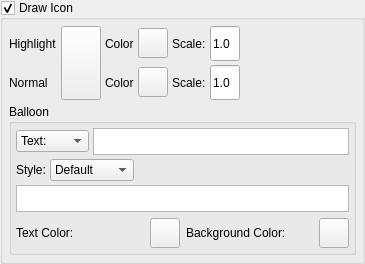
                        <widget class="QGroupBox" name="siteIconGroup">
                          <property name="enabled">
                            <bool>true</bool>
                          </property>
                          <property name="title">
                            <string>Draw Icon</string>
                          </property>
                          <property name="checkable">
                            <bool>true</bool>
                          </property>
                          <layout class="QGridLayout">
                            <property name="margin">
                              <number>6</number>
                            </property>
                            <property name="spacing">
                              <number>4</number>
                            </property>
                            <item row="1" column="0">
                              <widget class="QGroupBox" name="balloonStyleBox">
                                <property name="sizePolicy">
                                  <sizepolicy>
                                    <hsizetype>7</hsizetype>
                                    <vsizetype>5</vsizetype>
                                    <horstretch>0</horstretch>
                                    <verstretch>0</verstretch>
                                  </sizepolicy>
                                </property>
                                <property name="title">
                                  <string>Balloon</string>
                                </property>
                                <layout class="QGridLayout">
                                  <property name="margin">
                                    <number>4</number>
                                  </property>
                                  <property name="spacing">
                                    <number>4</number>
                                  </property>
                                  <item row="2" column="0" rowspan="1" colspan="2">
                                    <widget class="QFrame" name="balloon_details_frame">
                                      <property name="frameShape">
                                        <enum>QFrame::NoFrame</enum>
                                      </property>
                                      <property name="frameShadow">
                                        <enum>QFrame::Raised</enum>
                                      </property>
                                      <layout class="QGridLayout">
                                        <property name="margin">
                                          <number>0</number>
                                        </property>
                                        <item row="0" column="0">
                                          <widget class="QStackedWidget" name="balloon_style_stack">
                                            <widget class="QWidget" name="WStackPage">
                                              <attribute name="id">
                                                <number>0</number>
                                              </attribute>
                                              <layout class="QGridLayout">
                                                <property name="margin">
                                                  <number>0</number>
                                                </property>
                                                <item row="0" column="0">
                                                  <widget class="QTextEdit" name="balloon_style_text">
                                                    <property name="maximumSize">
                                                      <size>
                                                        <width>32767</width>
                                                        <height>27</height>
                                                      </size>
                                                    </property>
                                                    <property name="readOnly">
                                                      <bool>true</bool>
                                                    </property>
                                                  </widget>
                                                </item>
                                              </layout>
                                            </widget>
                                            <widget class="QWidget" name="WStackPage">
                                              <attribute name="id">
                                                <number>1</number>
                                              </attribute>
                                              <layout class="QGridLayout">
                                                <property name="margin">
                                                  <number>0</number>
                                                </property>
                                                <item row="0" column="0">
                                                  <widget class="QCheckBox" name="balloon_header_check">
                                                    <property name="text">
                                                      <string>Use Label as Title</string>
                                                    </property>
                                                  </widget>
                                                </item>
                                                <item row="0" column="1">
                                                  <widget class="QCheckBox" name="balloon_directions_check">
                                                    <property name="text">
                                                      <string>Directions</string>
                                                    </property>
                                                  </widget>
                                                </item>
                                              </layout>
                                            </widget>
                                          </widget>
                                        </item>
                                        <item row="1" column="0">
                                          <layout class="QHBoxLayout">
                                            <item>
                                              <widget class="QLabel" name="textLabel2">
                                                <property name="text">
                                                  <string>Text Color:</string>
                                                </property>
                                                <property name="wordWrap">
                                                  <bool>false</bool>
                                                </property>
                                              </widget>
                                            </item>
                                            <item>
                                              <widget class="QPushButton" name="balloon_textcolor_btn">
                                                <property name="enabled">
                                                  <bool>true</bool>
                                                </property>
                                                <property name="minimumSize">
                                                  <size>
                                                    <width>30</width>
                                                    <height>30</height>
                                                  </size>
                                                </property>
                                                <property name="maximumSize">
                                                  <size>
                                                    <width>30</width>
                                                    <height>30</height>
                                                  </size>
                                                </property>
                                                <property name="text">
                                                  <string/>
                                                </property>
                                              </widget>
                                            </item>
                                            <item>
                                              <widget class="QLabel" name="textLabel1_3">
                                                <property name="text">
                                                  <string>Background Color:</string>
                                                </property>
                                                <property name="wordWrap">
                                                  <bool>false</bool>
                                                </property>
                                              </widget>
                                            </item>
                                            <item>
                                              <widget class="QPushButton" name="balloon_bgcolor_btn">
                                                <property name="enabled">
                                                  <bool>true</bool>
                                                </property>
                                                <property name="minimumSize">
                                                  <size>
                                                    <width>30</width>
                                                    <height>30</height>
                                                  </size>
                                                </property>
                                                <property name="maximumSize">
                                                  <size>
                                                    <width>30</width>
                                                    <height>30</height>
                                                  </size>
                                                </property>
                                                <property name="text">
                                                  <string/>
                                                </property>
                                              </widget>
                                            </item>
                                          </layout>
                                        </item>
                                      </layout>
                                    </widget>
                                  </item>
                                  <item row="0" column="0">
                                    <widget class="QComboBox" name="popupTextModeCombo">
                                      <item>
                                        <property name="text">
                                          <string>Text:</string>
                                        </property>
                                      </item>
                                      <item>
                                        <property name="text">
                                          <string>JS Text:</string>
                                        </property>
                                      </item>
                                    </widget>
                                  </item>
                                  <item row="0" column="1">
                                    <widget class="QTextEdit" name="sitePopupText">
                                      <property name="maximumSize">
                                        <size>
                                          <width>32767</width>
                                          <height>27</height>
                                        </size>
                                      </property>
                                      <property name="readOnly">
                                        <bool>true</bool>
                                      </property>
                                    </widget>
                                  </item>
                                  <item row="1" column="0" rowspan="1" colspan="2">
                                    <layout class="QHBoxLayout">
                                      <item>
                                        <widget class="QLabel" name="textLabel1_4">
                                          <property name="text">
                                            <string>Style:</string>
                                          </property>
                                          <property name="wordWrap">
                                            <bool>false</bool>
                                          </property>
                                        </widget>
                                      </item>
                                      <item>
                                        <widget class="QComboBox" name="balloon_style_options">
                                          <property name="currentIndex">
                                            <number>0</number>
                                          </property>
                                          <item>
                                            <property name="text">
                                              <string>Default</string>
                                            </property>
                                          </item>
                                          <item>
                                            <property name="text">
                                              <string>Advanced</string>
                                            </property>
                                          </item>
                                        </widget>
                                      </item>
                                      <item>
                                        <spacer name="spacer33">
                                          <property name="sizeHint">
                                            <size>
                                              <width>12</width>
                                              <height>20</height>
                                            </size>
                                          </property>
                                          <property name="sizeType">
                                            <enum>QSizePolicy::Expanding</enum>
                                          </property>
                                          <property name="orientation">
                                            <enum>Qt::Horizontal</enum>
                                          </property>
                                        </spacer>
                                      </item>
                                    </layout>
                                  </item>
                                </layout>
                              </widget>
                            </item>
                            <item row="0" column="0">
                              <layout class="QGridLayout">
                                <item row="1" column="1">
                                  <layout class="QHBoxLayout">
                                    <item>
                                      <widget class="QLabel" name="textLabel7">
                                        <property name="enabled">
                                          <bool>true</bool>
                                        </property>
                                        <property name="text">
                                          <string>Color</string>
                                        </property>
                                        <property name="wordWrap">
                                          <bool>false</bool>
                                        </property>
                                      </widget>
                                    </item>
                                    <item>
                                      <widget class="QPushButton" name="siteNormalIconColorBtn">
                                        <property name="enabled">
                                          <bool>true</bool>
                                        </property>
                                        <property name="minimumSize">
                                          <size>
                                            <width>30</width>
                                            <height>30</height>
                                          </size>
                                        </property>
                                        <property name="maximumSize">
                                          <size>
                                            <width>30</width>
                                            <height>30</height>
                                          </size>
                                        </property>
                                        <property name="text">
                                          <string/>
                                        </property>
                                      </widget>
                                    </item>
                                    <item>
                                      <widget class="QLabel" name="iconScaleLabel">
                                        <property name="enabled">
                                          <bool>true</bool>
                                        </property>
                                        <property name="text">
                                          <string>Scale:</string>
                                        </property>
                                        <property name="wordWrap">
                                          <bool>false</bool>
                                        </property>
                                      </widget>
                                    </item>
                                    <item>
                                      <widget class="QLineEdit" name="siteNormalIconScaleEdit">
                                        <property name="enabled">
                                          <bool>true</bool>
                                        </property>
                                        <property name="sizePolicy">
                                          <sizepolicy>
                                            <hsizetype>0</hsizetype>
                                            <vsizetype>0</vsizetype>
                                            <horstretch>0</horstretch>
                                            <verstretch>0</verstretch>
                                          </sizepolicy>
                                        </property>
                                        <property name="minimumSize">
                                          <size>
                                            <width>30</width>
                                            <height>0</height>
                                          </size>
                                        </property>
                                        <property name="maximumSize">
                                          <size>
                                            <width>30</width>
                                            <height>32767</height>
                                          </size>
                                        </property>
                                        <property name="text">
                                          <string>1.0</string>
                                        </property>
                                        <property name="maxLength">
                                          <number>5</number>
                                        </property>
                                      </widget>
                                    </item>
                                    <item>
                                      <spacer name="spacer35_2">
                                        <property name="sizeHint">
                                          <size>
                                            <width>40</width>
                                            <height>20</height>
                                          </size>
                                        </property>
                                        <property name="sizeType">
                                          <enum>QSizePolicy::Expanding</enum>
                                        </property>
                                        <property name="orientation">
                                          <enum>Qt::Horizontal</enum>
                                        </property>
                                      </spacer>
                                    </item>
                                  </layout>
                                </item>
                                <item row="0" column="0" rowspan="2" colspan="1">
                                  <layout class="QGridLayout">
                                    <item row="1" column="0">
                                      <widget class="QLabel" name="textLabel">
                                        <property name="enabled">
                                          <bool>true</bool>
                                        </property>
                                        <property name="text">
                                          <string>Normal</string>
                                        </property>
                                        <property name="wordWrap">
                                          <bool>false</bool>
                                        </property>
                                      </widget>
                                    </item>
                                    <item row="0" column="1" rowspan="2" colspan="1">
                                      <widget class="QPushButton" name="siteIconBtn">
                                        <property name="enabled">
                                          <bool>true</bool>
                                        </property>
                                        <property name="minimumSize">
                                          <size>
                                            <width>40</width>
                                            <height>74</height>
                                          </size>
                                        </property>
                                        <property name="maximumSize">
                                          <size>
                                            <width>40</width>
                                            <height>74</height>
                                          </size>
                                        </property>
                                        <property name="text">
                                          <string/>
                                        </property>
                                        <property name="whatsThis" stdset="0">
                                          <string>Select Label Icon</string>
                                        </property>
                                      </widget>
                                    </item>
                                    <item row="0" column="0">
                                      <widget class="QLabel" name="textLabel_2">
                                        <property name="enabled">
                                          <bool>true</bool>
                                        </property>
                                        <property name="text">
                                          <string>Highlight</string>
                                        </property>
                                        <property name="wordWrap">
                                          <bool>false</bool>
                                        </property>
                                      </widget>
                                    </item>
                                  </layout>
                                </item>
                                <item row="0" column="1">
                                  <layout class="QHBoxLayout">
                                    <item>
                                      <widget class="QLabel" name="textLabel7_2">
                                        <property name="enabled">
                                          <bool>true</bool>
                                        </property>
                                        <property name="text">
                                          <string>Color</string>
                                        </property>
                                        <property name="wordWrap">
                                          <bool>false</bool>
                                        </property>
                                      </widget>
                                    </item>
                                    <item>
                                      <widget class="QPushButton" name="siteHighlightIconColorBtn">
                                        <property name="enabled">
                                          <bool>true</bool>
                                        </property>
                                        <property name="minimumSize">
                                          <size>
                                            <width>30</width>
                                            <height>30</height>
                                          </size>
                                        </property>
                                        <property name="maximumSize">
                                          <size>
                                            <width>30</width>
                                            <height>30</height>
                                          </size>
                                        </property>
                                        <property name="text">
                                          <string/>
                                        </property>
                                      </widget>
                                    </item>
                                    <item>
                                      <widget class="QLabel" name="iconScaleLabel_2">
                                        <property name="enabled">
                                          <bool>true</bool>
                                        </property>
                                        <property name="text">
                                          <string>Scale:</string>
                                        </property>
                                        <property name="wordWrap">
                                          <bool>false</bool>
                                        </property>
                                      </widget>
                                    </item>
                                    <item>
                                      <widget class="QLineEdit" name="siteHighlightIconScaleEdit">
                                        <property name="enabled">
                                          <bool>true</bool>
                                        </property>
                                        <property name="sizePolicy">
                                          <sizepolicy>
                                            <hsizetype>0</hsizetype>
                                            <vsizetype>0</vsizetype>
                                            <horstretch>0</horstretch>
                                            <verstretch>0</verstretch>
                                          </sizepolicy>
                                        </property>
                                        <property name="minimumSize">
                                          <size>
                                            <width>30</width>
                                            <height>0</height>
                                          </size>
                                        </property>
                                        <property name="maximumSize">
                                          <size>
                                            <width>30</width>
                                            <height>32767</height>
                                          </size>
                                        </property>
                                        <property name="text">
                                          <string>1.0</string>
                                        </property>
                                        <property name="maxLength">
                                          <number>5</number>
                                        </property>
                                      </widget>
                                    </item>
                                    <item>
                                      <spacer name="spacer34_2">
                                        <property name="sizeHint">
                                          <size>
                                            <width>61</width>
                                            <height>21</height>
                                          </size>
                                        </property>
                                        <property name="sizeType">
                                          <enum>QSizePolicy::Expanding</enum>
                                        </property>
                                        <property name="orientation">
                                          <enum>Qt::Horizontal</enum>
                                        </property>
                                      </spacer>
                                    </item>
                                  </layout>
                                </item>
                              </layout>
                            </item>
                          </layout>
                        </widget>
